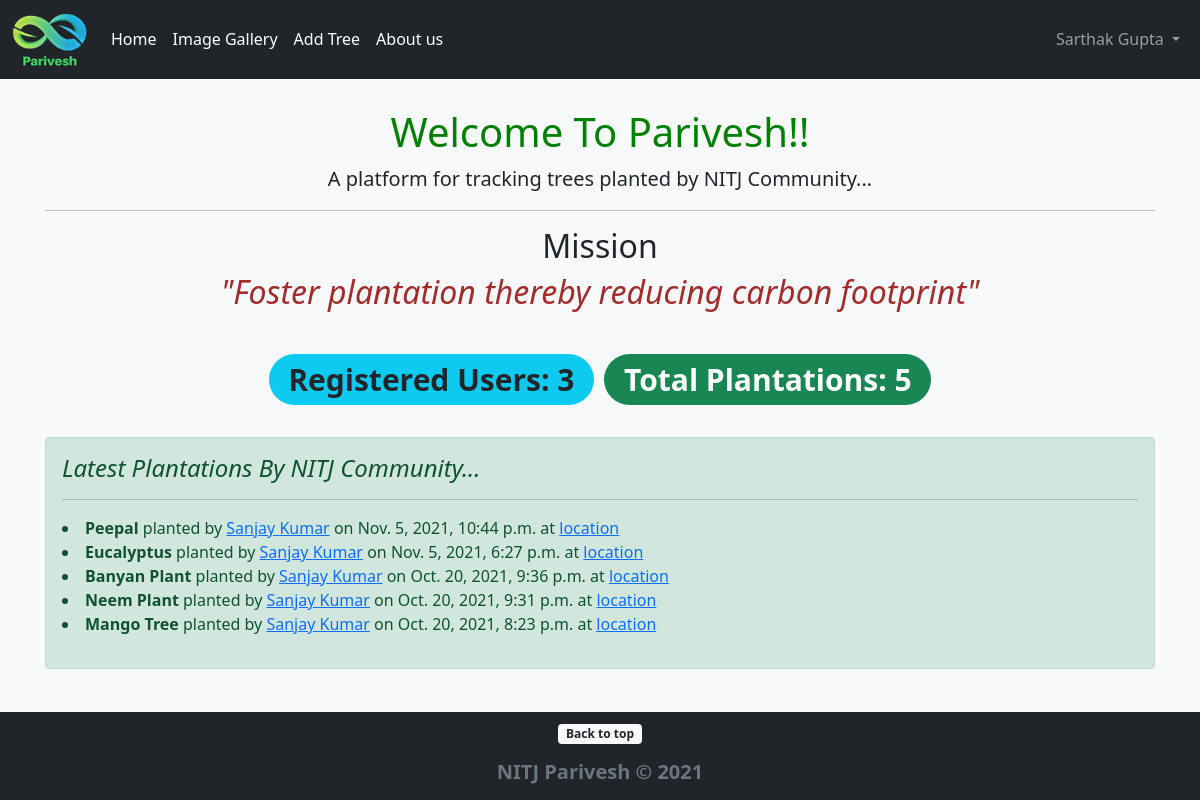
Screenshot of / (signed in) with the database file from the repository.
### PariveshApp/models.py (models this page shows, shortened)
class Plantation(models.Model):
    plant_name = models.CharField(max_length=255)
    plant_loc = models.URLField()
    plant_pic = models.ImageField(default='default_plant_pic.jpg', upload_to='plant_pics')
    date_time = models.DateTimeField(default=timezone.now)
    planter  = models.ForeignKey(User, on_delete=CASCADE)
    remarks = models.TextField()

### PariveshApp/views.py (the view)
# urls.py: path('', HomeView.as_view(), name="home"),
class HomeView(ListView):
    model = Plantation
    template_name = 'home.html'
    ordering = ['-date_time']
    def get_context_data(self, *args, **kwargs):
        context = super(HomeView, self).get_context_data(*args, **kwargs)
        user_count = User.objects.all().count()
        plant_count = Plantation.objects.all().count()
        context["user_count"] = user_count
        context["plant_count"] = plant_count
        return context

### PariveshApp/templates/home.html (shortened to what this page needs)
{% extends 'base.html' %}
{% block content %}
    <div class="container">
        <div class="text-center">
            <h1 class="mt-5" style="color: green;">Welcome To Parivesh!!</h1>
            <p class="lead">A platform for tracking trees planted by NITJ Community...</p>
            <hr>
            <h2 class="text-center">Mission</h2>
            <blockquote class="blockquote">
                <h2 style="color: brown;"><i>"Foster plantation thereby reducing carbon footprint"</i></h2>
            </blockquote>
            <br/>
            <h1><span class="badge rounded-pill bg-info text-dark">Registered Users: {{ user_count }}</span> <span class="badge rounded-pill bg-success">Total Plantations: {{ plant_count }}</span></h1>
        </div>
        <br/>
        <div class="alert alert-success" role="alert">
            <h4 class="alert-heading"><i>Latest Plantations By NITJ Community...</i></h4>
            <hr>
            <p>
                {% for plant in object_list %}
                <li>
                    <strong>{{ plant.plant_name }}</strong> planted by
                    {% if plant.planter.profile.id %}
                        <a href="{% url 'show-profile-page' plant.planter.profile.id %}">{{ plant.planter.first_name }} {{ plant.planter.last_name }}</a> on {{ plant.date_time }} at <a href="{{ plant.plant_loc }}">location</a>
                    {% else %}
                    {{ plant.planter.first_name }} {{ plant.planter.last_name }}</a> on {{ plant.date_time }} at <a href="{{ plant.plant_loc }}">location</a>.
                    {% endif %}
                </li>
                {% endfor %}
            </p>
        </div>
    </div>
{% endblock %}

### PariveshApp/templates/base.html (shortened to what this page needs)
<!doctype html>
<html lang="en" class="h-100">
{% load static %}
  <head>
<link rel="stylesheet" href="{% static 'css/bootstrap.min.css' %}">
    <link href="{% static 'css/sticky-footer-navbar.css' %}" rel="stylesheet">
    <link href="{% static 'css/headers.css' %}" rel="stylesheet">
  </head>
  <body class="d-flex flex-column h-100 bg-light">
  <header class="bg-dark text-white">
    <nav class="navbar navbar-expand-md navbar-dark fixed-top bg-dark">
      <div class="d-flex flex-wrap align-items-center justify-content-center justify-content-lg-start container-fluid">
          <a class="navbar-brand" href="/" style="font-weight: bold; color:greenyellow">
            <img src="{% static 'parivesh_icon.png' %}" alt="Parivesh Icon" width="75" class="d-inline-block align-text-center">
          </a>
          {% if user.is_authenticated %}
          <div class="collapse navbar-collapse" id="navbarSupportedContent">
            <ul class="nav col-12 col-lg-auto me-lg-auto mb-2 justify-content-center mb-md-0">
              <li class="nav-item">
                <a class="nav-link px-2 text-white" href="/">Home</a>
              </li>
              <li class="nav-item">
                <a class="nav-link px-2 text-white" href="{% url 'gallery' %}">Image Gallery</a>
              </li>
              <li class="nav-item">
                <a class="nav-link px-2 text-white" href="{% url 'add-plant' %}">Add Tree</a>
              </li>
              <li class="nav-item">
                <a class="nav-link px-2 text-white" href="{% url 'about-us' %}">About us</a>
              </li>
          </ul>
              <div class="text-end">
                <ul class="navbar-nav ml-auto">
                  <li class="nav-item dropdown">
                    <a class="nav-link dropdown-toggle" href="#" id="navbarDropdown" role="button" data-bs-toggle="dropdown" aria-expanded="false">
                      {{user.first_name}} {{user.last_name}}
                    </a>
                  </li>
                </ul>
              </div>
            </div>
            {% endif %}
    </nav>
  </header>
<main class="flex-shrink-0">
  {% block content %}
  {% endblock %}
</main>
<footer class="footer mt-auto py-2 bg-dark">
  <div class="container text-center">
    <p><a href="#"><span class="badge bg-light text-dark">Back to top</span></a></p>
    <span class="text-muted">
      <h5><strong>NITJ Parivesh &copy; 2021</strong></h5>
    </span>
  </div>
</footer>
  </body>
</html>

### PariveshApp/static/css/sticky-footer-navbar.css (style rules this page uses)
main > .container { padding: 60px 15px 0; }

### PariveshApp/static/css/headers.css (style rules this page uses)
.dropdown-toggle { outline: 0; }

### rows the page displays
Plantation: plant_name "Peepal", planter.first_name "Sanjay", planter.last_name "Kumar", date_time "Nov. 5, 2021, 10:44 p.m."
Plantation: plant_name "Eucalyptus", planter.first_name "Sanjay", planter.last_name "Kumar", date_time "Nov. 5, 2021, 6:27 p.m."
Plantation: plant_name "Banyan Plant", planter.first_name "Sanjay", planter.last_name "Kumar", date_time "Oct. 20, 2021, 9:36 p.m."
Plantation: plant_name "Neem Plant", planter.first_name "Sanjay", planter.last_name "Kumar", date_time "Oct. 20, 2021, 9:31 p.m."
Plantation: plant_name "Mango Tree", planter.first_name "Sanjay", planter.last_name "Kumar", date_time "Oct. 20, 2021, 8:23 p.m."

### other values shown
{{ user.first_name }} "Sarthak"
{{ user.last_name }} "Gupta"
{{ user_count }} "3"
{{ plant_count }} "5"
